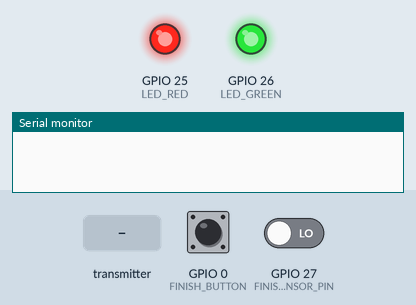
The sketch below on a simulated ESP32. Parts: output pins drawn as LEDs (lit = HIGH), the last lines printed to the serial monitor. The inputs (shaded band) are chosen by the test bench; at power-on: GPIO 0 (FINISH_BUTTON) HIGH, GPIO 27 (FINISH_SENSOR_PIN) LOW. WiFi joins after 1.5 s; servers stay silent unless stated.

Above: at 0.6 s.
At 5.7 s:
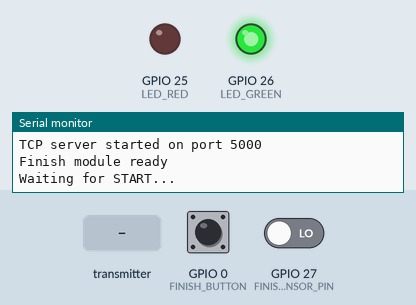
5.8 s: the transmitter starts sending msg = START
At 7.0 s:
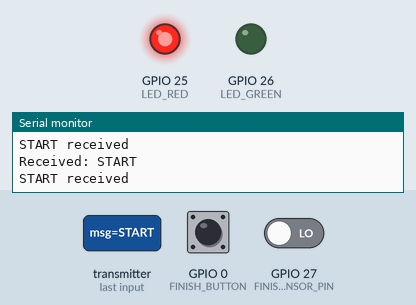
7.3 s: GPIO 0 (FINISH_BUTTON) pulled LOW for 0.15 s
8.9 s: GPIO 27 (FINISH_SENSOR_PIN) driven HIGH
12.3 s: GPIO 0 (FINISH_BUTTON) pulled LOW for 1 s
Timing chart, 0 to 15.3 s (numbered marks = the images above; inputs shaded):
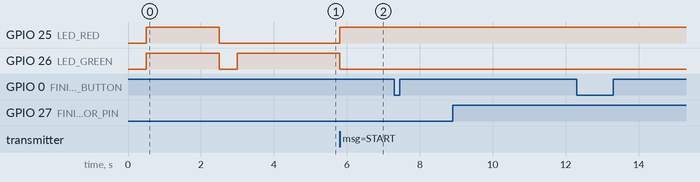

The sketch:

HotWheels_FINISH.ino
```cpp
#include <WiFi.h>
#include <esp_now.h>
#include <WiFiClient.h>

#define FINISH_BUTTON 0
#define FINISH_SENSOR_PIN 27  // новый ИК-датчик на финише
#define LED_GREEN 26
#define LED_RED 25

const char* WIFI_SSID = "UPC2859211";
const char* WIFI_PASS = "k6ppCtxQgxmn";

// MAC стартовой платы: B0:CB:D8:C8:09:94
uint8_t startMac[] = {0xB0, 0xCB, 0xD8, 0xC8, 0x09, 0x94};

WiFiServer tcpServer(5000);
WiFiClient pcClient;

typedef struct {
  char msg[16];
} Payload;

unsigned long startTime = 0;
bool raceRunning = false;
bool buttonWasReleased = true;
float lastRaceTime = 0;
unsigned long lastTempSendTime = 0;
unsigned long finishLockUntil = 0;

// Датчик финишной линии
bool finishSensorWasBlocked = false;
unsigned long finishSensorBlockedTime = 0;
const unsigned long FINISH_SENSOR_DEBOUNCE_MS = 30; // антидребезг

void setReadyState() {
  digitalWrite(LED_GREEN, HIGH);
  digitalWrite(LED_RED, LOW);
}

void setRunningState() {
  digitalWrite(LED_GREEN, LOW);
  digitalWrite(LED_RED, HIGH);
}

void sendToPc(String message) {
  if (pcClient && pcClient.connected()) {
    pcClient.println(message);
    Serial.print("Sent to PC: ");
    Serial.println(message);
  }
}

void connectWiFi() {
  if (WiFi.status() == WL_CONNECTED) {
    return;
  }

  WiFi.mode(WIFI_STA);
  WiFi.begin(WIFI_SSID, WIFI_PASS);

  Serial.print("Connecting to Wi-Fi...");
  int tries = 0;

  while (WiFi.status() != WL_CONNECTED && tries < 40) {
    delay(500);
    Serial.print(".");
    tries++;
  }

  Serial.println();

  if (WiFi.status() == WL_CONNECTED) {
    Serial.print("Wi-Fi connected, IP: ");
    Serial.println(WiFi.localIP());

    Serial.print("FINISH Wi-Fi channel: ");
    Serial.println(WiFi.channel());
  } else {
    Serial.println("Wi-Fi connection failed");
  }
}

void sendResetToStart() {
  Payload data;
  strcpy(data.msg, "RESET");

  esp_err_t result = esp_now_send(startMac, (uint8_t *)&data, sizeof(data));

  Serial.print("RESET send result: ");
  Serial.println(result == ESP_OK ? "ESP_OK" : "ERR");
}

void onReceive(const esp_now_recv_info_t *info, const uint8_t *incomingData, int len) {
  Payload data;
  memcpy(&data, incomingData, sizeof(data));

  Serial.print("Received: ");
  Serial.println(data.msg);

  if (strcmp(data.msg, "START") == 0) {
    Serial.println("START received");
    sendToPc("START");
    startTime = millis();
    raceRunning = true;
    setRunningState();
  }
}

void setup() {
  Serial.begin(115200);
  delay(500);

  pinMode(FINISH_BUTTON, INPUT_PULLUP);
  pinMode(FINISH_SENSOR_PIN, INPUT); // HIGH / LOW от ИК-датчика
  pinMode(LED_GREEN, OUTPUT);
  pinMode(LED_RED, OUTPUT);

  // Тест светофора при включении платы
  digitalWrite(LED_GREEN, HIGH);
  digitalWrite(LED_RED, HIGH);
  delay(2000);
  digitalWrite(LED_GREEN, LOW);
  digitalWrite(LED_RED, LOW);
  delay(500);
  setReadyState();

  connectWiFi();

  tcpServer.begin();
  Serial.println("TCP server started on port 5000");

  if (esp_now_init() != ESP_OK) {
    Serial.println("ESP-NOW init failed");
    return;
  }

  esp_now_register_recv_cb(onReceive);

  esp_now_peer_info_t peerInfo = {};
  memcpy(peerInfo.peer_addr, startMac, 6);
  peerInfo.channel = 0;
  peerInfo.encrypt = false;

  if (esp_now_add_peer(&peerInfo) != ESP_OK) {
    Serial.println("Failed to add START peer");
    return;
  }

  Serial.println("Finish module ready");
  Serial.println("Waiting for START...");
}

void loop() {
  if (!pcClient || !pcClient.connected()) {
    pcClient = tcpServer.available();
    if (pcClient) {
      Serial.println("PC connected to TCP server");
      sendToPc("CONNECTED");
    }
  }

  if (pcClient && pcClient.connected() && pcClient.available()) {
    String command = pcClient.readStringUntil('\n');
    command.trim();

    Serial.print("Command from PC: ");
    Serial.println(command);

    if (command == "RESET") {
      sendResetToStart();
      raceRunning = false;
      startTime = 0;
      lastRaceTime = 0;
      finishSensorWasBlocked = false;
      setReadyState();
      sendToPc("READY");
      Serial.println("System reset by PC command");
    }
  }

  bool buttonPressed = (digitalRead(FINISH_BUTTON) == LOW);

  if (millis() - lastTempSendTime >= 5000) {
    float tempC = temperatureRead();
    String tempMsg = "TEMP_FINISH:";
    tempMsg += String(tempC, 1);
    sendToPc(tempMsg);
    lastTempSendTime = millis();
  }

  // Новый ИК-датчик финишной линии
  bool sensorBlocked = (digitalRead(FINISH_SENSOR_PIN) == LOW); // LOW = перекрыт, HIGH = свободен
  if (raceRunning) {
    if (sensorBlocked && !finishSensorWasBlocked) {
      // зафиксировали автомобиль на финише
      finishSensorWasBlocked = true;
      finishSensorBlockedTime = millis();
      Serial.println("Finish sensor: car detected");
    }

    if (finishSensorWasBlocked && !sensorBlocked) {
      // автомобиль прошел, фиксируем финиш
      if (millis() - finishSensorBlockedTime >= FINISH_SENSOR_DEBOUNCE_MS && millis() >= finishLockUntil) {
        Serial.println("Finish sensor: car passed, race FINISH");
        unsigned long finishTime = millis();
        unsigned long raceTimeMs = finishTime - startTime;
        float raceTimeSec = raceTimeMs / 1000.0;

        finishLockUntil = millis() + 2000;  // блокировка повторного финиша

        Serial.print("FINISH! Time (ms): ");
        Serial.println(raceTimeMs);
        Serial.print("Time (s): ");
        Serial.println(raceTimeSec, 3);

        sendToPc("FINISH");
        String msg = "TIME:";
        msg += String(raceTimeSec, 3);
        sendToPc(msg);
        lastRaceTime = raceTimeSec;
        sendToPc("RESULT_READY");

        raceRunning = false;
        finishSensorWasBlocked = false;
        setReadyState();
        Serial.println("Race result ready by sensor");
      }
    }
  }

  if (raceRunning && buttonPressed && buttonWasReleased && millis() >= finishLockUntil) {
    unsigned long finishTime = millis();
    unsigned long raceTimeMs = finishTime - startTime;
    float raceTimeSec = raceTimeMs / 1000.0;

    finishLockUntil = millis() + 2000;

    sendToPc("FINISH");

    Serial.print("FINISH! Time (ms): ");
    Serial.println(raceTimeMs);

    Serial.print("Time (s): ");
    Serial.println(raceTimeSec, 3);

    String msg = "TIME:";
    msg += String(raceTimeSec, 3);
    sendToPc(msg);

    lastRaceTime = raceTimeSec;
    sendToPc("RESULT_READY");
    Serial.println("Race result ready");

    raceRunning = false;
    setReadyState();
    buttonWasReleased = false;

    delay(1000);
    Serial.println("Waiting for START...");
  }

  if (!buttonPressed) {
    buttonWasReleased = true;
  }
}
```

Measured:
- after the input at 5.8 s, GPIO 25 (LED_RED): LOW → HIGH at once; GPIO 26 (LED_GREEN): HIGH → LOW at once
